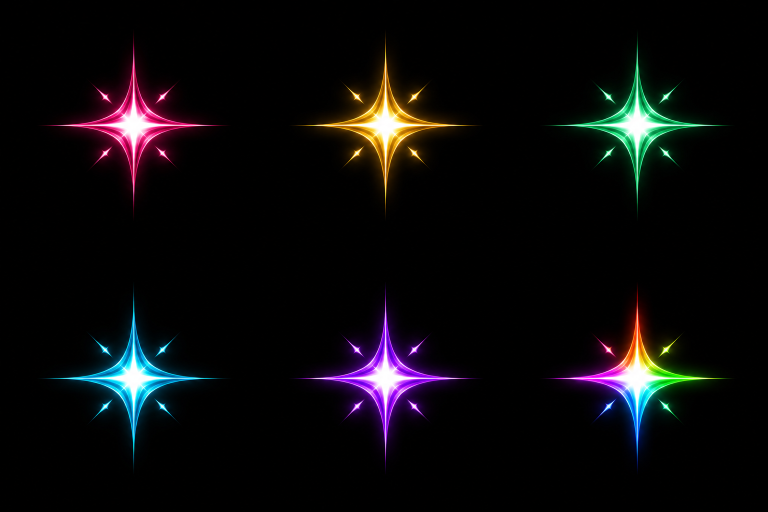
#> input picture assets/gemwoven/raw/stardust/raw-stardust.png, 1536 x 1024 px (shown at 1/2 size)
$ python prep.py
#> lines starting #> are read from the running program, lines starting #| are printed output that depends on the picture
"""Cut the six stardust sparkles (owner 05/11: "bụi sao không đẹp, không nhiều màu, cánh xấu — vẽ lại") out of
raw-stardust.png (3x2 on black, keyed by brightness like board-fx-v3/prep.py) into assets/special-fx/dust-*.webp,
each centred on its own core in a square file. Used by src/special-fx.js specialFxStardust for the bomb and sweep dust."""
from pathlib import Path
import numpy as np
from PIL import Image

HERE = Path(__file__).resolve().parent
OUT = HERE.parents[3] / 'assets/special-fx'
NAMES = ['dust-rose', 'dust-gold', 'dust-mint', 'dust-sky', 'dust-violet', 'dust-prism']
im = Image.open(HERE / 'raw-stardust.png').convert('RGB'); W, H = im.size
#> further down, im is the input picture: PIL image 1536x1024 RGB; mean R, G, B 11.2, 10.1, 11.4
#> after `W, H = im.size`: W = 1536; H = 1024
for i, name in enumerate(NAMES):
    col, row = i % 3, i // 3
    a = np.asarray(im.crop((col * W // 3, row * H // 2, (col + 1) * W // 3, (row + 1) * H // 2))).astype(np.float32) / 255
    alpha = np.clip((a.max(axis=2) - .03) / .97, 0, 1)
    rgb = np.where(alpha[..., None] > 0, np.clip(a / np.maximum(a.max(axis=2, keepdims=True), 1e-4), 0, 1), 0)
    lum = a.sum(axis=2); cy, cx = np.unravel_index(np.argmax(lum), lum.shape)  # the white-hot core
    ys, xs = np.where(alpha > .04)
    r = int(max(ys.max() - cy, cy - ys.min(), xs.max() - cx, cx - xs.min())) + 6
    rgba = np.pad(np.dstack([rgb, alpha]), ((r, r), (r, r), (0, 0)))
    out = Image.fromarray((rgba * 255).astype(np.uint8), 'RGBA').crop((cx, cy, cx + 2 * r, cy + 2 * r))
    out.resize((128, 128), Image.LANCZOS).save(OUT / f'{name}.webp', quality=92, method=6); print(name, out.size)
#> this loop made 6 passes
#> (cy, cx, r) on passes 1 to 6: (177, 267, 267), (219, 256, 223), (158, 250, 284), (215, 264, 223), (200, 260, 240), (151, 250, 289)
#| dust-rose (534, 534)
#| dust-gold (446, 446)
#| dust-mint (568, 568)
#| dust-sky (446, 446)
#| dust-violet (480, 480)
#| dust-prism (578, 578)
#> pass 1, `a = np.asarray(im.crop((col * W // 3, row * H // 2, (col + 1) * W // 3..`:
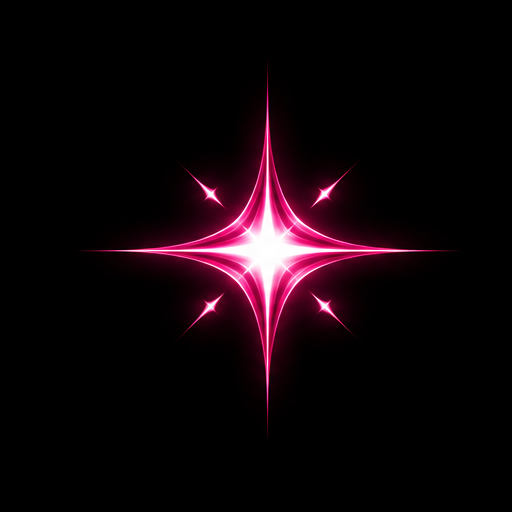
#> a: shape (512, 512, 3) float32; mean R, G, B 0.0647, 0.0207, 0.0381
#> pass 1, `alpha = np.clip((a.max(axis=2) - .03) / .97, 0, 1)`:
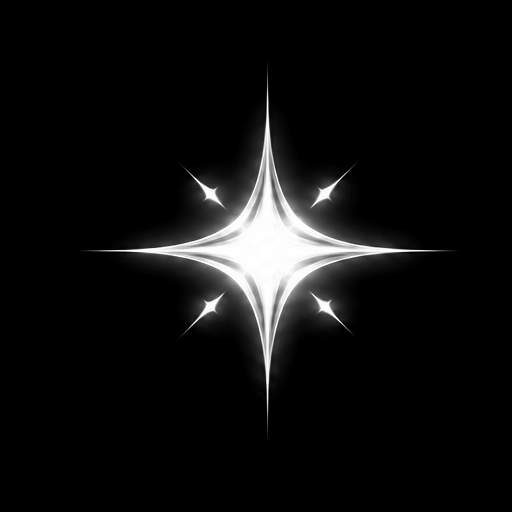
#> alpha: shape (512, 512) float32; min 0, max 1, mean 0.0601
#> pass 1, `rgb = np.where(alpha[..., None] > 0, np.clip(a / np.maximum(a.max(axis..`:
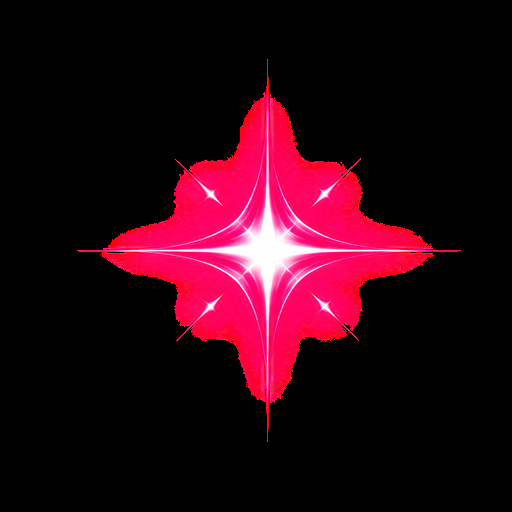
#> rgb: shape (512, 512, 3) float32; mean R, G, B 0.171, 0.0225, 0.0713
#> pass 1, `lum = a.sum(axis=2)`:
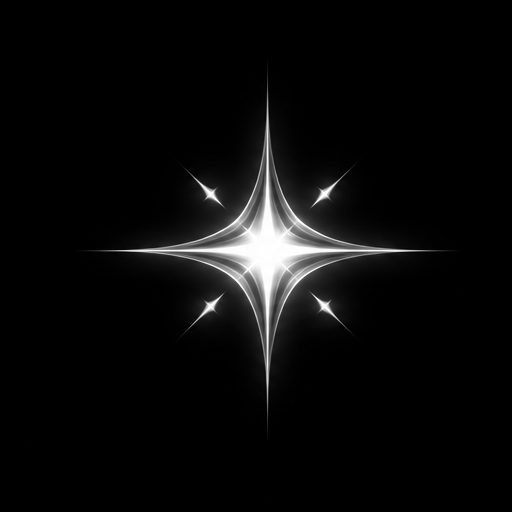
#> lum: shape (512, 512) float32; min 0, max 3, mean 0.123; drawn with min black and max white
#> after the loop:
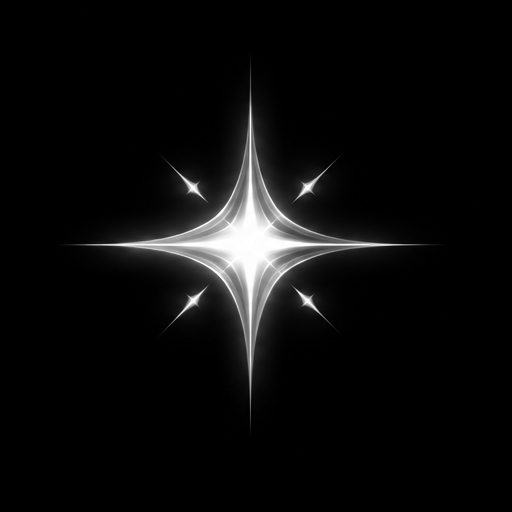
#> lum: shape (512, 512) float32; min 0, max 3, mean 0.141; drawn with min black and max white
#> after the loop:
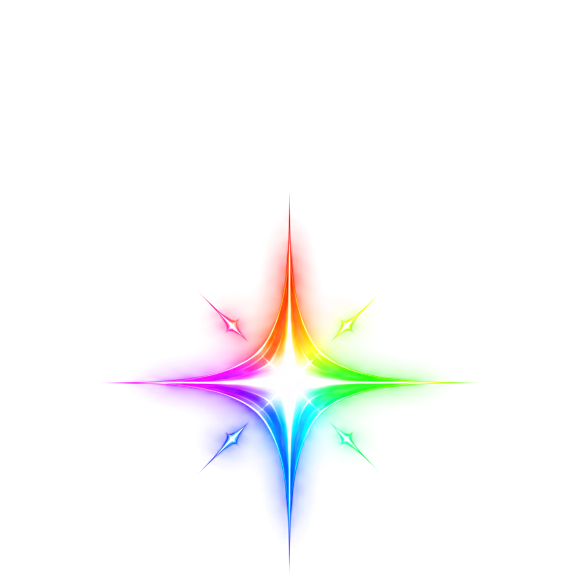
#> out: PIL image 578x578 RGBA; mean R, G, B, A 19.9, 18.2, 19.9, 13.5; transparent parts drawn white
